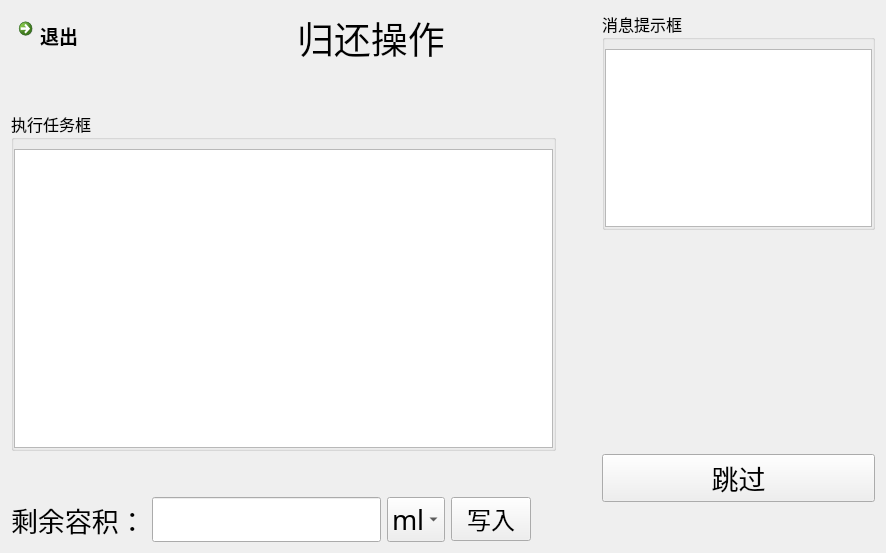
<?xml version="1.0" encoding="UTF-8"?>
<ui version="4.0">
 <class>Dg_ExecReturn</class>
 <widget class="QDialog" name="Dg_ExecReturn">
  <property name="geometry">
   <rect>
    <x>0</x>
    <y>0</y>
    <width>886</width>
    <height>553</height>
   </rect>
  </property>
  <property name="windowTitle">
   <string>Dialog</string>
  </property>
  <layout class="QGridLayout" name="gridLayout_3">
   <item row="0" column="0">
    <layout class="QHBoxLayout" name="horizontalLayout_3" stretch="2,0,1">
     <item>
      <layout class="QVBoxLayout" name="verticalLayout" stretch="0,0,2,0,0">
       <item>
        <layout class="QHBoxLayout" name="horizontalLayout_2">
         <item>
          <widget class="QCommandLinkButton" name="CB_return">
           <property name="font">
            <font>
             <family>Segoe UI</family>
             <pointsize>14</pointsize>
            </font>
           </property>
           <property name="text">
            <string>退出</string>
           </property>
          </widget>
         </item>
         <item>
          <spacer name="horizontalSpacer_2">
           <property name="orientation">
            <enum>Qt::Horizontal</enum>
           </property>
           <property name="sizeHint" stdset="0">
            <size>
             <width>40</width>
             <height>20</height>
            </size>
           </property>
          </spacer>
         </item>
         <item>
          <widget class="QLabel" name="lB_title">
           <property name="font">
            <font>
             <family>Agency FB</family>
             <pointsize>28</pointsize>
            </font>
           </property>
           <property name="text">
            <string>归还操作</string>
           </property>
          </widget>
         </item>
         <item>
          <spacer name="horizontalSpacer_3">
           <property name="orientation">
            <enum>Qt::Horizontal</enum>
           </property>
           <property name="sizeHint" stdset="0">
            <size>
             <width>40</width>
             <height>20</height>
            </size>
           </property>
          </spacer>
         </item>
        </layout>
       </item>
       <item>
        <spacer name="verticalSpacer">
         <property name="orientation">
          <enum>Qt::Vertical</enum>
         </property>
         <property name="sizeHint" stdset="0">
          <size>
           <width>20</width>
           <height>40</height>
          </size>
         </property>
        </spacer>
       </item>
       <item>
        <widget class="QGroupBox" name="groupBox">
         <property name="font">
          <font>
           <family>Sans Serif</family>
           <pointsize>12</pointsize>
          </font>
         </property>
         <property name="title">
          <string>执行任务框</string>
         </property>
         <layout class="QGridLayout" name="gridLayout">
          <property name="leftMargin">
           <number>0</number>
          </property>
          <property name="topMargin">
           <number>9</number>
          </property>
          <property name="rightMargin">
           <number>0</number>
          </property>
          <property name="bottomMargin">
           <number>0</number>
          </property>
          <property name="spacing">
           <number>0</number>
          </property>
          <item row="0" column="0">
           <widget class="QTableView" name="TV_exec"/>
          </item>
         </layout>
        </widget>
       </item>
       <item>
        <spacer name="verticalSpacer_2">
         <property name="orientation">
          <enum>Qt::Vertical</enum>
         </property>
         <property name="sizeHint" stdset="0">
          <size>
           <width>20</width>
           <height>40</height>
          </size>
         </property>
        </spacer>
       </item>
       <item>
        <layout class="QHBoxLayout" name="horizontalLayout">
         <item>
          <widget class="QLabel" name="lB_volum">
           <property name="font">
            <font>
             <family>Agency FB</family>
             <pointsize>20</pointsize>
            </font>
           </property>
           <property name="text">
            <string>剩余容积：</string>
           </property>
          </widget>
         </item>
         <item>
          <widget class="QLineEdit" name="lE_volum">
           <property name="font">
            <font>
             <family>Agency FB</family>
             <pointsize>20</pointsize>
            </font>
           </property>
          </widget>
         </item>
         <item>
          <widget class="QComboBox" name="CB_unit">
           <property name="font">
            <font>
             <family>Agency FB</family>
             <pointsize>20</pointsize>
            </font>
           </property>
           <item>
            <property name="text">
             <string>ml</string>
            </property>
           </item>
           <item>
            <property name="text">
             <string>g</string>
            </property>
           </item>
          </widget>
         </item>
         <item>
          <widget class="QPushButton" name="pB_sure">
           <property name="font">
            <font>
             <family>Agency FB</family>
             <pointsize>18</pointsize>
            </font>
           </property>
           <property name="text">
            <string>写入</string>
           </property>
          </widget>
         </item>
         <item>
          <spacer name="horizontalSpacer">
           <property name="orientation">
            <enum>Qt::Horizontal</enum>
           </property>
           <property name="sizeHint" stdset="0">
            <size>
             <width>40</width>
             <height>20</height>
            </size>
           </property>
          </spacer>
         </item>
        </layout>
       </item>
      </layout>
     </item>
     <item>
      <spacer name="horizontalSpacer_4">
       <property name="orientation">
        <enum>Qt::Horizontal</enum>
       </property>
       <property name="sizeHint" stdset="0">
        <size>
         <width>40</width>
         <height>20</height>
        </size>
       </property>
      </spacer>
     </item>
     <item>
      <layout class="QVBoxLayout" name="verticalLayout_2" stretch="1,1,0,0">
       <item>
        <widget class="QGroupBox" name="groupBox_2">
         <property name="font">
          <font>
           <family>Sans Serif</family>
           <pointsize>12</pointsize>
          </font>
         </property>
         <property name="title">
          <string>消息提示框</string>
         </property>
         <layout class="QGridLayout" name="gridLayout_2">
          <property name="leftMargin">
           <number>0</number>
          </property>
          <property name="topMargin">
           <number>9</number>
          </property>
          <property name="rightMargin">
           <number>0</number>
          </property>
          <property name="bottomMargin">
           <number>0</number>
          </property>
          <property name="spacing">
           <number>0</number>
          </property>
          <item row="0" column="0">
           <widget class="QTextBrowser" name="textB_message">
            <property name="font">
             <font>
              <family>Sans Serif</family>
              <pointsize>10</pointsize>
             </font>
            </property>
           </widget>
          </item>
         </layout>
        </widget>
       </item>
       <item>
        <spacer name="verticalSpacer_3">
         <property name="orientation">
          <enum>Qt::Vertical</enum>
         </property>
         <property name="sizeHint" stdset="0">
          <size>
           <width>20</width>
           <height>40</height>
          </size>
         </property>
        </spacer>
       </item>
       <item>
        <widget class="QPushButton" name="pB_jump">
         <property name="font">
          <font>
           <family>Agency FB</family>
           <pointsize>20</pointsize>
          </font>
         </property>
         <property name="text">
          <string>跳过</string>
         </property>
        </widget>
       </item>
       <item>
        <spacer name="verticalSpacer_4">
         <property name="orientation">
          <enum>Qt::Vertical</enum>
         </property>
         <property name="sizeHint" stdset="0">
          <size>
           <width>20</width>
           <height>40</height>
          </size>
         </property>
        </spacer>
       </item>
      </layout>
     </item>
    </layout>
   </item>
  </layout>
 </widget>
 <resources/>
 <connections/>
</ui>
